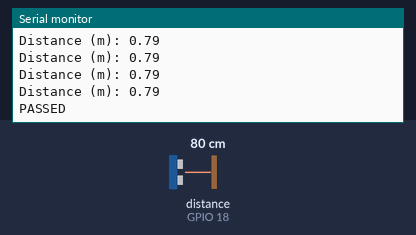
Simulated run of this sketch. Board: ESP8266 (NodeMCU). On the bench: the last lines printed to the serial monitor. Wiring (inferred from the names in the program): ultrasonic range finder: trigger GPIO 5; echo GPIO 18. The test bench sets the inputs (shaded band); at power-on: distance to the obstacle (sensor on GPIO 18) 80 cm. The echo pulse lasts 58.3 µs per cm; WiFi joins after 1.5 s; servers stay silent unless stated.

Above: at 2.7 s.
2.8 s: distance to the obstacle (sensor on GPIO 18) set to 2 cm
At 3.65 s:
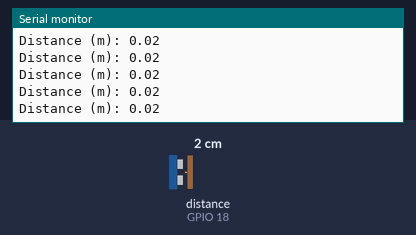
4.3 s: distance to the obstacle (sensor on GPIO 18) set to 4 cm
At 4.67 s:
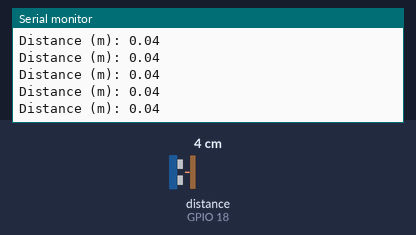
Timing chart, 0 to 7.3 s (numbered marks = the images above; inputs shaded):
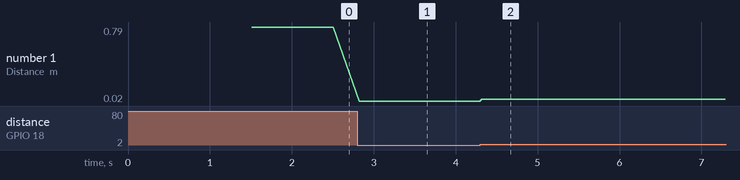

Measured:
- after the input at 2.8 s, the serial monitor: prints a new line at once (image 1)
- after the input at 4.3 s, the serial monitor: prints a new line at once (image 2)
- plotted number 1: 0.79 → 0.02 after the input at 2.8 s, 0.02 → 0.04 after the input at 4.3 s

The sketch:

ESP32.ino
```cpp
#include <Arduino.h>
#if defined(ESP32)
  #include <WiFi.h>
#elif defined(ESP8266)
  #include <ESP8266WiFi.h>
#endif
#include <Firebase_ESP_Client.h>

//Provide the token generation process info.
#include "addons/TokenHelper.h"
//Provide the RTDB payload printing info and other helper functions.
#include "addons/RTDBHelper.h"

// Insert your network credentials
#define WIFI_SSID "Guo Family"
#define WIFI_PASSWORD "03310621"

// Insert Firebase project API Key
#define API_KEY "AIzaSyA69eyrrZa7JYToEDzq6CwBoy5gOmFX5dU"

// Insert RTDB URLefine the RTDB URL */
#define DATABASE_URL "https://tidealert-4d45a-default-rtdb.asia-southeast1.firebasedatabase.app"

//Define Firebase Data object
FirebaseData fbdo;

FirebaseAuth auth;
FirebaseConfig config;

const int trigPin = 5;
const int echoPin = 18;
int count=0;

unsigned long sendDataPrevMillis = 0;
#define SOUND_SPEED 0.034
#define CM_TO_M 0.01

long duration;
float distanceCm;
float distanceM;
bool signupOK = false;

void setup(){
  Serial.begin(9600);
  pinMode(trigPin, OUTPUT); // Sets the trigPin as an Output
  pinMode(echoPin, INPUT); // Sets the echoPin as an Input
  WiFi.begin(WIFI_SSID, WIFI_PASSWORD);
  Serial.print("Connecting to Wi-Fi");
  while (WiFi.status() != WL_CONNECTED){
    Serial.print(".");
    delay(300);
  }
  Serial.println();
  Serial.print("Connected with IP: ");
  Serial.println(WiFi.localIP());
  Serial.println();

  /* Assign the api key (required) */
  config.api_key = API_KEY;

  /* Assign the RTDB URL (required) */
  config.database_url = DATABASE_URL;

  /* Sign up */
  if (Firebase.signUp(&config, &auth, "", "")){
    Serial.println("ok");
    signupOK = true;
  }
  else{
    Serial.printf("%s\n", config.signer.signupError.message.c_str());
  }

  /* Assign the callback function for the long running token generation task */
  config.token_status_callback = tokenStatusCallback; //see addons/TokenHelper.h

  Firebase.begin(&config, &auth);
  Firebase.reconnectWiFi(true);
}

void loop(){
  digitalWrite(trigPin, LOW);
  delayMicroseconds(2);
  // Sets the trigPin on HIGH state for 10 micro seconds
  digitalWrite(trigPin, HIGH);
  delayMicroseconds(10);
  digitalWrite(trigPin, LOW);

  // Reads the echoPin, returns the sound wave travel time in microseconds
  duration = pulseIn(echoPin, HIGH);

  // Calculate the distance
  distanceCm = duration * SOUND_SPEED/2;

  // Convert to inches
  distanceM = distanceCm * CM_TO_M;

  // Prints the distance in the Serial Monitor
  Serial.print("Distance (m): ");
  Serial.println(distanceM);

  if (Firebase.ready() && signupOK && (millis() - sendDataPrevMillis > 1000 && distanceCm>1|| sendDataPrevMillis == 0)){
    sendDataPrevMillis = millis();
    // Write an Int number on the database path test/int
    if (Firebase.RTDB.setInt(&fbdo, "test/int", distanceCm)){
      Serial.println("PASSED");
    }
    else{
      Serial.println("FAILED");
      Serial.println("REASON: " + fbdo.errorReason());
      };
    count++;

    // Write an Float number on the database path test/float
    if (Firebase.RTDB.setFloat(&fbdo, "test/float", distanceM)){
      Serial.println("PASSED");
    }
    else{
      Serial.println("FAILED");
      Serial.println("REASON: " + fbdo.errorReason());
    };
  }
}
```
